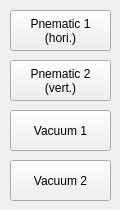
      <widget class="QWidget" name="tab_11">
       <attribute name="title">
        <string>Pnematic</string>
       </attribute>
       <widget class="QPushButton" name="pushButton_relay_vacuum_1">
        <property name="geometry">
         <rect>
          <x>10</x>
          <y>110</y>
          <width>101</width>
          <height>41</height>
         </rect>
        </property>
        <property name="sizePolicy">
         <sizepolicy hsizetype="Minimum" vsizetype="Minimum">
          <horstretch>0</horstretch>
          <verstretch>0</verstretch>
         </sizepolicy>
        </property>
        <property name="text">
         <string>Vacuum 1</string>
        </property>
        <property name="checkable">
         <bool>true</bool>
        </property>
        <property name="checked">
         <bool>false</bool>
        </property>
       </widget>
       <widget class="QPushButton" name="pushButton_relay_pnematic_2">
        <property name="geometry">
         <rect>
          <x>10</x>
          <y>60</y>
          <width>101</width>
          <height>41</height>
         </rect>
        </property>
        <property name="sizePolicy">
         <sizepolicy hsizetype="Minimum" vsizetype="Minimum">
          <horstretch>0</horstretch>
          <verstretch>0</verstretch>
         </sizepolicy>
        </property>
        <property name="text">
         <string>Pnematic 2
(vert.)</string>
        </property>
        <property name="checkable">
         <bool>true</bool>
        </property>
        <property name="checked">
         <bool>false</bool>
        </property>
       </widget>
       <widget class="QPushButton" name="pushButton_relay_pnematic_1">
        <property name="geometry">
         <rect>
          <x>10</x>
          <y>10</y>
          <width>101</width>
          <height>41</height>
         </rect>
        </property>
        <property name="sizePolicy">
         <sizepolicy hsizetype="Minimum" vsizetype="Minimum">
          <horstretch>0</horstretch>
          <verstretch>0</verstretch>
         </sizepolicy>
        </property>
        <property name="text">
         <string>Pnematic 1
(hori.)</string>
        </property>
        <property name="checkable">
         <bool>true</bool>
        </property>
        <property name="checked">
         <bool>false</bool>
        </property>
       </widget>
       <widget class="QPushButton" name="pushButton_relay_vacuum_2">
        <property name="geometry">
         <rect>
          <x>10</x>
          <y>160</y>
          <width>101</width>
          <height>41</height>
         </rect>
        </property>
        <property name="sizePolicy">
         <sizepolicy hsizetype="Minimum" vsizetype="Minimum">
          <horstretch>0</horstretch>
          <verstretch>0</verstretch>
         </sizepolicy>
        </property>
        <property name="text">
         <string>Vacuum 2</string>
        </property>
        <property name="checkable">
         <bool>true</bool>
        </property>
        <property name="checked">
         <bool>false</bool>
        </property>
       </widget>
      </widget>
